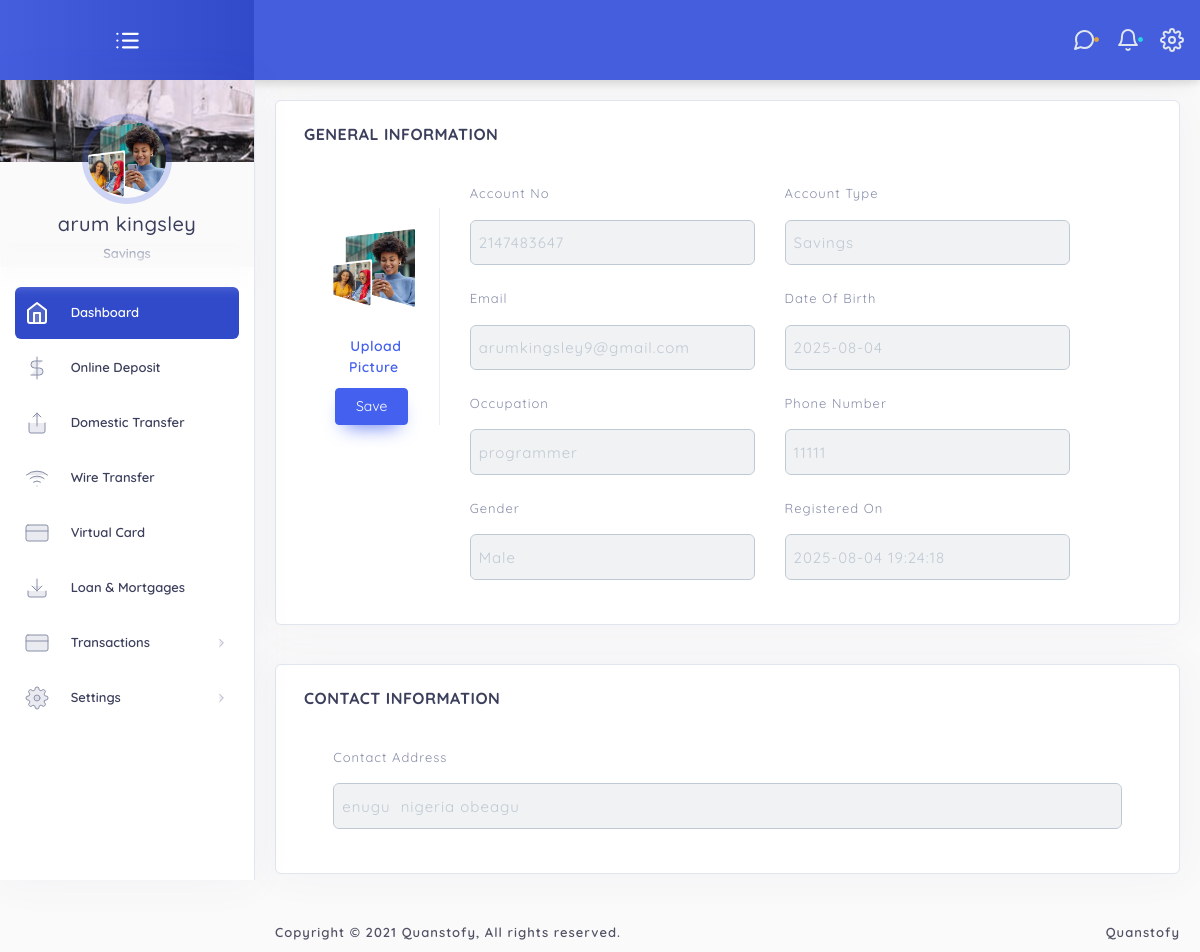
The app's page /app/setting/ (signed in) with its own data.
### tables this page shows
CREATE TABLE `users` (
  `id` int(11) NOT NULL,
  `username` varchar(255) NOT NULL,
  `email` varchar(255) NOT NULL,
  `password` varchar(255) NOT NULL,
  `pin` varchar(255) NOT NULL,
  `firstname` varchar(255) NOT NULL,
  `lastname` varchar(255) NOT NULL,
  `date_created` varchar(255) NOT NULL,
  `occupation` varchar(255) NOT NULL,
  `country` varchar(255) NOT NULL,
  `address` varchar(255) NOT NULL,
  `gender` varchar(255) NOT NULL,
  `balance` varchar(255) NOT NULL,
  `phone` varchar(255) NOT NULL,
  `ssn` varchar(255) NOT NULL,
  `profile` varchar(255) NOT NULL,
  `currency` varchar(255) NOT NULL,
  `account_number` varchar(255) NOT NULL,
  `status` enum('suspended','active') NOT NULL,
  `birth` varchar(255) NOT NULL,
  `account_type` varchar(255) NOT NULL,
  `account_limit` int(11) DEFAULT 5000,
  `tax_code` varchar(255) NOT NULL,
  `cot_code` varchar(255) NOT NULL,
  `imf_code` varchar(255) NOT NULL,
  `billing_status` varchar(255) DEFAULT 'deactivate',
  `loan_balance` int(11) NOT NULL,
  `kyc` varchar(255) NOT NULL DEFAULT 'unverified',
  `2_step_verification` tinyint(1) NOT NULL DEFAULT 0
);

### app/setting/index.php (the view, shortened to what the rows shown need)
<?php
    include('../../server/connection.php');
    include('../../server/authorization/user/index.php');
?>
<html lang="en">
<head>
    <link href="../source/assets/css/loader.css" rel="stylesheet" type="text/css" />
    <link href="../source/bootstrap/css/bootstrap.min.css" rel="stylesheet" type="text/css" />
    <link href="../source/assets/css/plugins.css" rel="stylesheet" type="text/css" />
    <link rel="stylesheet" type="text/css" href="../source/assets/css/forms/custom-clipboard.css" />
    <link rel="stylesheet" href="../source/plugins/font-icons/fontawesome/css/regular.css" />
    <link rel="stylesheet" href="../source/plugins/font-icons/fontawesome/css/fontawesome.css" />
    <link href="../source/plugins/apex/apexcharts.css" rel="stylesheet" type="text/css" />
    <link href="../source/assets/css/dashboard/dash_1.css" rel="stylesheet" type="text/css" />
    <link href="../source/assets/css/components/cards/card.css" rel="stylesheet" type="text/css" />
    <link rel="stylesheet" type="text/css" href="../source/plugins/bootstrap-select/bootstrap-select.min.css" />
    <link rel="stylesheet" type="text/css" href="../source/plugins/dropify/dropify.min.css" />
    <link href="../source/assets/css/users/account-setting.css" rel="stylesheet" type="text/css" />
    <link href="../source/assets/css/components/custom-modal.css" rel="stylesheet" type="text/css" />
    <link rel="stylesheet" href="../source/assets/css/card/card.css" />
    <link rel="stylesheet" href="../source/assets/css/card/displayCard.css" />
    <link rel="stylesheet" type="text/css" href="../source/assets/css/elements/alert.css" />
    <link href="../source/plugins/notification/snackbar/snackbar.min.css" rel="stylesheet" type="text/css" />
    <link href="../source/plugins/file-upload/file-upload-with-preview.min.css" rel="stylesheet" type="text/css" />
    <link href="../source/plugins/sweetalerts/sweetalert2.min.css" rel="stylesheet" type="text/css" />
    <link href="../source/plugins/sweetalerts/sweetalert.css" rel="stylesheet" type="text/css" />
    <link href="../source/assets/css/components/custom-sweetalert.css" rel="stylesheet" type="text/css" />
    <link href="https://cdnjs.cloudflare.com/ajax/libs/toastr.js/latest/toastr.min.css" rel="stylesheet" />
</head>
<body class="">
    <div class="main-container sidebar-closed" id="container">
        <?php  include('../includes/sidebar.php')  ?>
        <div id="content" class="main-content">
            <div class="layout-px-spacing">
                <div class="account-settings-container layout-top-spacing">
                    <div class="account-content">
                        <div class="scrollspy-example" data-spy="scroll" data-target="#account-settings-scroll"
                            data-offset="-100">
                            <div class="row">
                                <div class="col-xl-12 col-lg-12 col-md-12 layout-spacing">
                                    <form id="general-info" class="section general-info" enctype="multipart/form-data"
                                        method="POST">
                                        <div class="info">
                                            <div class="row">
                                                <div class="col-lg-11 mx-auto">
                                                    <div class="row">
                                                        <div class="col-xl-2 col-lg-12 col-md-4 text-center">
                                                            <div class="upload mt-4 pr-md-4">
                                                                <center>
                                                                    <div class="dropify-wrapper has-preview">
                                                                        <div class="dropify-preview"
                                                                            style="display: block">
                                                                            <span class="dropify-render"><img
                                                                                    src="<?php echo $profile_pic ?>" /></span>
                                                                        </div>
                                                                    </div>
                                                                </center>
                                                            </div>
                                                        </div>
                                                        <div class="col-xl-10 col-lg-12 col-md-8 mt-md-0 mt-4">
                                                            <div class="form">
                                                                <div class="row">
                                                                    <div class="col-sm-6">
                                                                        <div class="form-group">
                                                                            <label for="fullName">Account No</label>
                                                                            <input type="text" class="form-control mb-4"
                                                                                id="fullName" placeholder="Full Name"
                                                                                value="<?php echo $account_number ?>" readonly="" />
                                                                        </div>
                                                                    </div>
                                                                    <div class="col-sm-6">
                                                                        <div class="form-group">
                                                                            <label for="profession">Account Type</label>
                                                                            <input type="text" class="form-control mb-4"
                                                                                id="profession" placeholder=""
                                                                                value="<?php echo $account_type ?>" readonly="" />
                                                                        </div>
                                                                    </div>
                                                                </div>
                                                                <div class="row">
                                                                    <div class="col-sm-6">
                                                                        <div class="form-group">
                                                                            <label for="fullName">Email</label>
                                                                            <input type="text" class="form-control mb-4"
                                                                                id="fullName" placeholder="Full Name"
                                                                                value="<?php echo $email ?>"
                                                                                readonly="" />
                                                                        </div>
                                                                    </div>
                                                                    <div class="col-sm-6">
                                                                        <div class="form-group">
                                                                            <label for="profession">Date Of
                                                                                Birth</label>
                                                                            <input type="text" class="form-control mb-4"
                                                                                id="profession"
                                                                                placeholder="Date Of Birth"
                                                                                value="<?php echo $date_of_birth ?>" readonly="" />
                                                                        </div>
                                                                    </div>
                                                                </div>
                                                                <div class="row">
                                                                    <div class="col-sm-6">
                                                                        <div class="form-group">
                                                                            <label for="fullName">Occupation</label>
                                                                            <input type="text" class="form-control mb-4"
                                                                                placeholder="" value="<?php echo $occupation ?>"
                                                                                readonly="" />
                                                                        </div>
                                                                    </div>
                                                                    <div class="col-sm-6">
                                                                        <div class="form-group">
                                                                            <label for="profession">Phone Number</label>
                                                                            <input type="text" class="form-control mb-4"
                                                                                id="profession"
                                                                                placeholder="Date Of Birth"
                                                                                value="<?php echo $phone ?>" readonly="" />
                                                                        </div>
                                                                    </div>
                                                                </div>
                                                                <div class="row">
                                                                    <div class="col-sm-6">
                                                                        <div class="form-group">
                                                                            <label for="fullName">Gender</label>
                                                                            <input type="text"
                                                                                class="form-control mb-4 text-capitalize"
                                                                                placeholder="Ocuppation" value="<?php echo $gender ?>"
                                                                                readonly="" />
                                                                        </div>
                                                                    </div>
                                                                    <div class="col-sm-6">
                                                                        <div class="form-group">
                                                                            <label for="profession">Registered On</label></label>
                                                                            <input type="text"
                                                                                class="form-control mb-4 text-capitalize"
                                                                                id="profession"
                                                                                placeholder="Date Of Birth"
                                                                                value="<?php echo $date_created ?> " readonly="" />
                                                                        </div>
                                                                    </div>
                                                                </div>
                                                            </div>
                                                        </div>
                                                    </div>
                                                </div>
                                            </div>
                                        </div>
                                    </form>
                                </div>
                                <div class="col-xl-12 col-lg-12 col-md-12 layout-spacing">
                                    <form class="section about">
                                        <div class="info">
                                            <div class="row">
                                                <div class="col-md-11 mx-auto">
                                                    <div class="form-group">
                                                        <label>Contact Address</label>
                                                        <input type="text" class="form-control mb-4" name="acct_address"
                                                            placeholder="Designer"
                                                            value="<?php echo $address ?>" readonly="" />
                                                    </div>
                                                </div>
                                            </div>
                                        </div>
                                    </form>
                                </div>
                            </div>
                        </div>
                    </div>
                </div>
            </div>
        </div>
    </div>
</body>
</html>

### app/includes/sidebar.php (shortened to what the rows shown need)
<div class="sidebar-wrapper sidebar-theme">
    <nav id="sidebar">
        <div class="profile-info">
            <div class="user-info" aria-expanded="true">
                <img src="<?php   echo $profile_pic ?>" alt="avatar">
                <h5><?php   echo $fullname ?></h5>
                <p><?php   echo $account_type ?></p>
            </div>
        </div>
    </nav>
</div>

### records on screen
users: profile (picture), fullname "arum kingsley", account_type "Savings", account_number "2147483647", email "arumkingsley9@gmail.com", birth "2025-08-04", occupation "programmer", phone "11111", gender "male", date_created "2025-08-04 19:24:18", acct_address "enugu nigeria obeagu"

### other values on screen
$sitename "Quanstofy"
